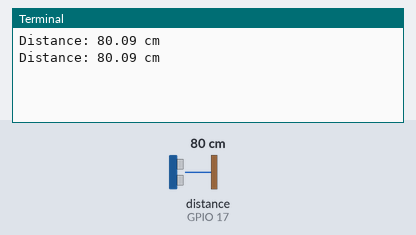
Recording of a program running on a simulated Raspberry Pi (BCM pin numbers). Shown: the last lines printed to the terminal. The test bench sets the inputs (shaded band); at power-on: distance to the obstacle (sensor on GPIO 17) 80 cm. The echo pulse lasts 58.3 µs per cm; no MQTT or app messages arrive unless stated; the clock reads 2024-03-15 10:24:30 at power-on unless the program sets it.

Above: at 1.3 s.
1.4 s: distance to the obstacle (sensor on GPIO 17) set to 2 cm
At 2.7 s:
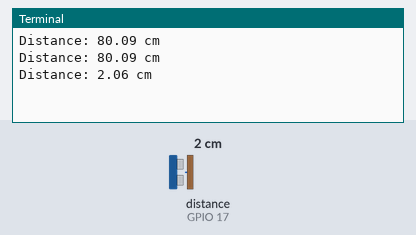
2.9 s: distance to the obstacle (sensor on GPIO 17) set to 4 cm
At 3.5 s:
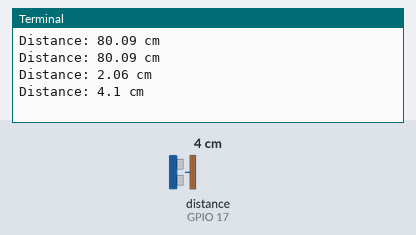
Timing chart, 0 to 5.9 s (numbered marks = the images above; inputs shaded):
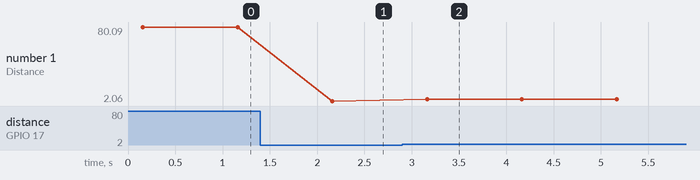

Measured:
- after the input at 1.4 s, the terminal: prints a new line after 0.76 s (image 1)
- after the input at 2.9 s, the terminal: prints a new line after 0.26 s (image 2)
- plotted number 1: 80.09 → 2.06 after the input at 1.4 s, 2.06 → 4.1 after the input at 2.9 s

The program:

MyHomeSecSys_raspberry_.py
```python
import RPi.GPIO as GPIO
import time
import paho.mqtt.client as mqtt

# Set GPIO pins for Ultrasonic Sensor
TRIG_PIN = 27
ECHO_PIN = 17

# Set MQTT broker credentials
mqtt_broker = "31bad960136343c4b62e0fbcfd943afd.s2.eu.hivemq.cloud"
mqtt_port = 8883
mqtt_topic = "security_system/distance"

# Set MQTT client credentials
mqtt_username = "hivemq.webclient.1685513799853"
mqtt_password = "sW.w78Cc%@Q01b*BRpjA"

# Initialize GPIO
GPIO.setmode(GPIO.BCM)
GPIO.setup(TRIG_PIN, GPIO.OUT)
GPIO.setup(ECHO_PIN, GPIO.IN)

# Create MQTT client
client = mqtt.Client()

# Callback function for MQTT connection
def on_connect(client, userdata, flags, rc):
    print("Connected to MQTT broker")
    client.subscribe(mqtt_topic)

# Callback function for MQTT message received
def on_message(client, userdata, msg):
    message = str(msg.payload.decode("utf-8"))
    print("Received message: " + message)

# Function to measure distance using Ultrasonic Sensor
def measure_distance():
    GPIO.output(TRIG_PIN, True)
    time.sleep(0.0001)
    GPIO.output(TRIG_PIN, False)

    while GPIO.input(ECHO_PIN) == 0:
        pulse_start = time.time()

    while GPIO.input(ECHO_PIN) == 1:
        pulse_end = time.time()

    pulse_duration = pulse_end - pulse_start
    distance = pulse_duration * 17150
    distance = round(distance, 2)

    return distance

try:
    # Connect MQTT client with credentials
    client.username_pw_set(mqtt_username, mqtt_password)
    client.on_connect = on_connect
    client.on_message = on_message
    client.connect(mqtt_broker, mqtt_port, 60)

    # Main loop
    while True:
        distance = measure_distance()
        print("Distance:", distance, "cm")

        # Publish motion detection message if distance is within 10 cm
        if distance < 10:
            motion_message = "Motion detected!"
            client.publish(mqtt_topic, motion_message)

        time.sleep(1)

except KeyboardInterrupt:
    print("Measurement stopped by user")
    GPIO.cleanup()
```
